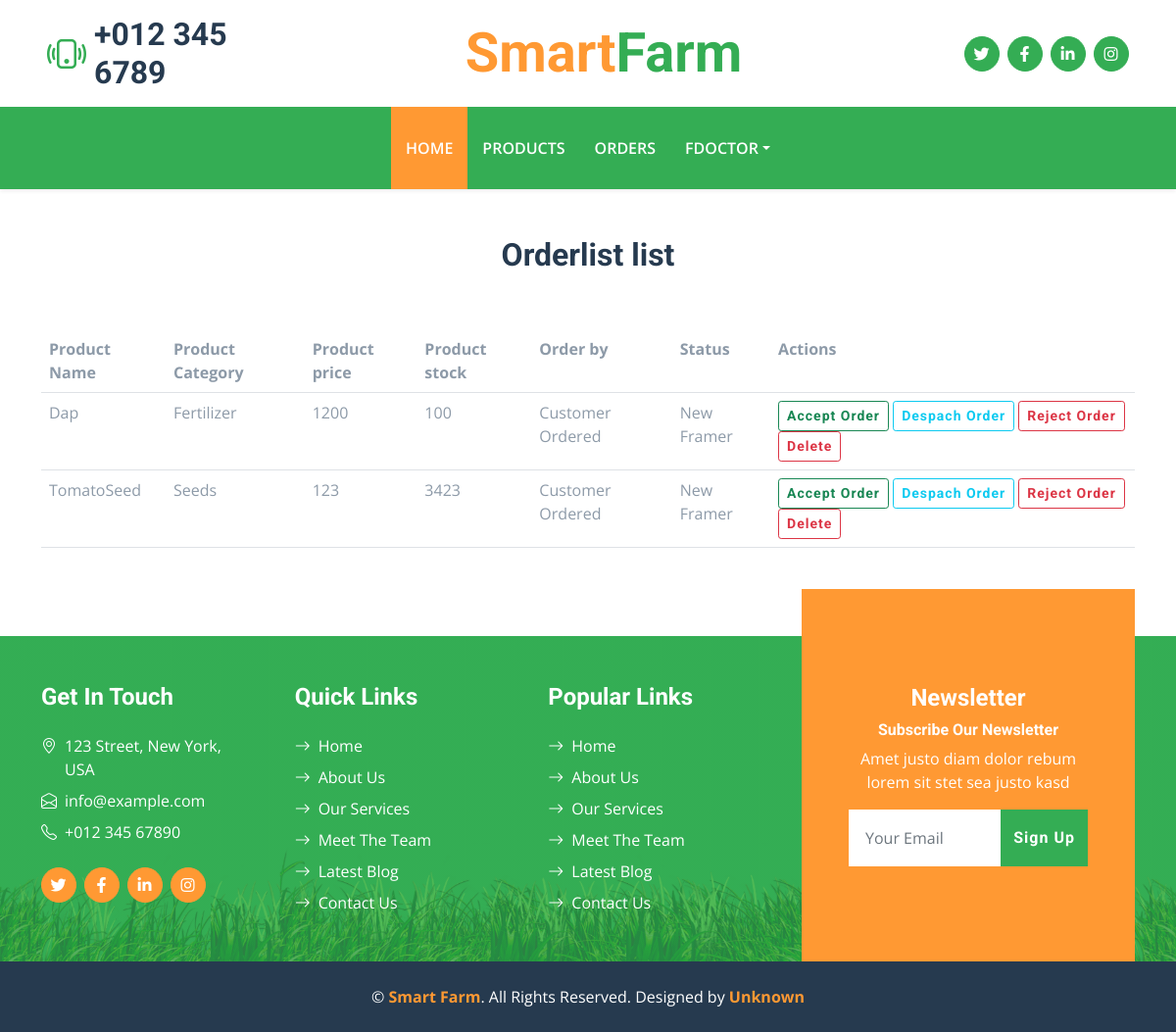
Before: /expert/FramersOrder (signed in) with the older database file.
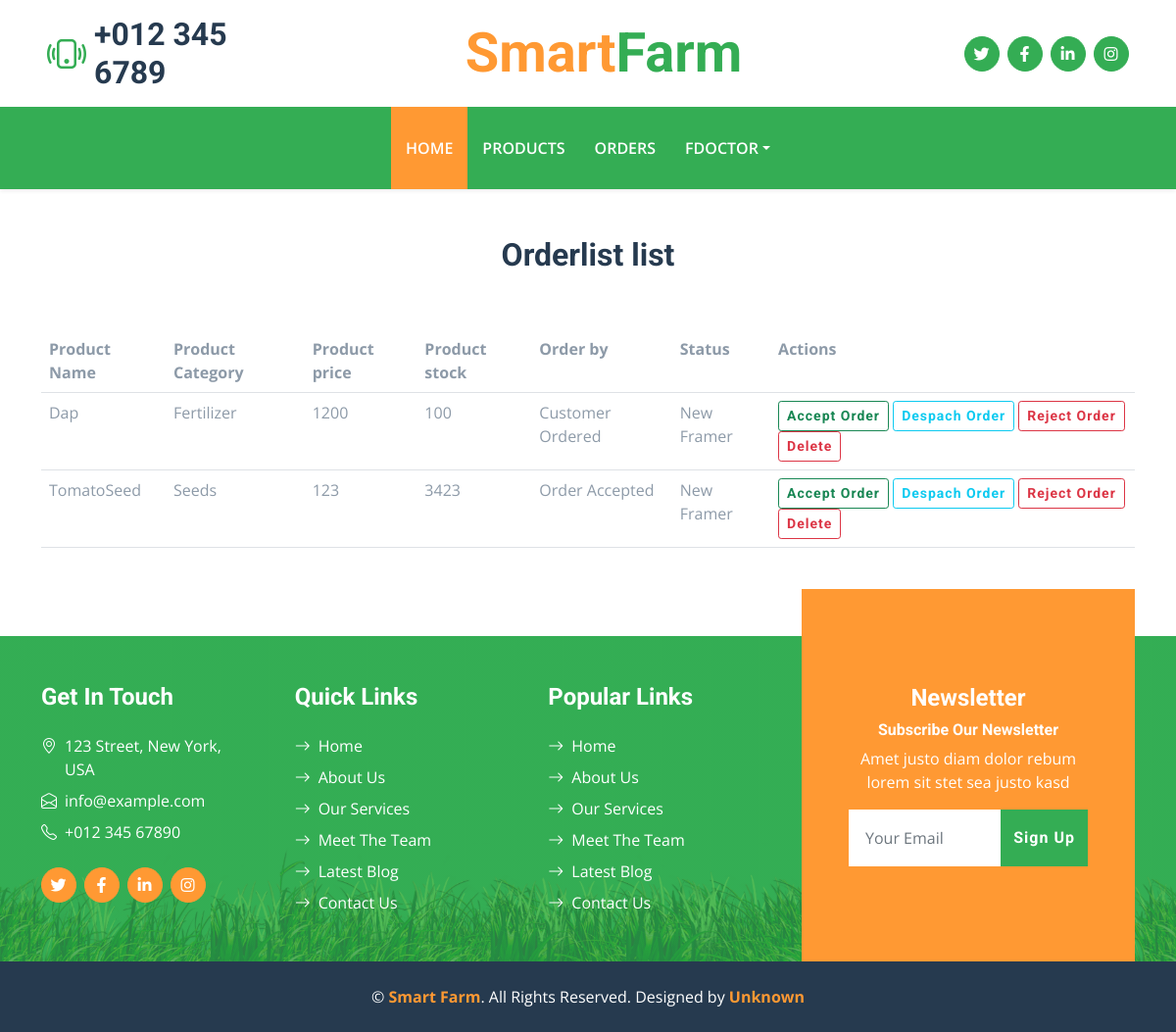
After: the same page with the newer database file.
### Expert/models.py (models this page shows)
class FramemerCheckout(models.Model):
    product = models.ForeignKey(FarmerProducts,on_delete=models.CASCADE)
    user = models.ForeignKey(User,on_delete=models.CASCADE)
    date = models.DateField(auto_now_add=True)
    status = models.CharField(max_length=255)
    Payment = models.BooleanField(default=False)

class FarmerProducts(models.Model):
    options = (
        ("Fertilizer","Fertilizers"),
        ("Seeds","Seeds"),
        ("Accessories","Accessories")
    )
    Product_Name = models.CharField(max_length=255)
    Product_Category = models.CharField(max_length=255,choices=options)
    Product_price = models.IntegerField()
    Product_image = models.FileField(upload_to="farmer_product")
    Product_stock = models.IntegerField()
    user = models.ForeignKey(User,on_delete=models.CASCADE,null=True,blank=True)
    status = models.BooleanField(default=True)

### Expert/views.py (the view)
# urls.py: path("FramersOrder",views.FramersOrder,name="FramersOrder"),
def FramersOrder(request):
    orders = FramemerCheckout.objects.all()
    context = {
        "orders":orders
    }
    return render(request,'expert/farmersorder.html',context)

### templates/expert/farmersorder.html (shortened to what this page needs)
{% extends "expert/experthome.html" %}
{% block content %}
<div class="comtainer mt-5">
    <div class="container mt-5">
        <h2 class="text-center">Orderlist list</h2><br><br>
        <table class="table">
            <tr>
                <th>Product Name</th>
                <th>Product Category</th>
                <th>Product price</th>
                <th>Product stock</th>
                <th>Order by</th>
                <th>Status</th>
                <th>Actions</th>
            </tr>
            {% for i in orders %}
            {% if i.product.user == request.user %}
            <tr>
                <td>{{i.product.Product_Name}}</td>
                <td>{{i.product.Product_Category}}</td>
                <td>{{i.product.Product_price}}</td>
                <td>{{i.product.Product_stock}}</td>
                <td>{{i.status}}</td>
                <td>{{i.user.first_name}}</td>
                <td>
                    <a href="{%url 'AcceptOrder' i.id %}" class="btn btn-outline-success btn-sm">Accept Order</a>
                    <a href="{%url 'DespachOrder' i.id %}" class="btn btn-outline-info btn-sm">Despach Order</a>
                    <a href="{%url 'RejectOrder' i.id %}" class="btn btn-outline-danger btn-sm">Reject Order</a>
                    <a href="{%url 'DeleteOrder' i.id %}" class="btn btn-outline-danger btn-sm">Delete</a>
                </td>
                {% endif %}
                {% endfor %}
            </tr>
        </table>
    </div>
</div>
{% endblock %}

Changed rows visible on the page:
changed FramemerCheckout "TomatoSeed": status "Customer Ordered" → "Order Accepted"
